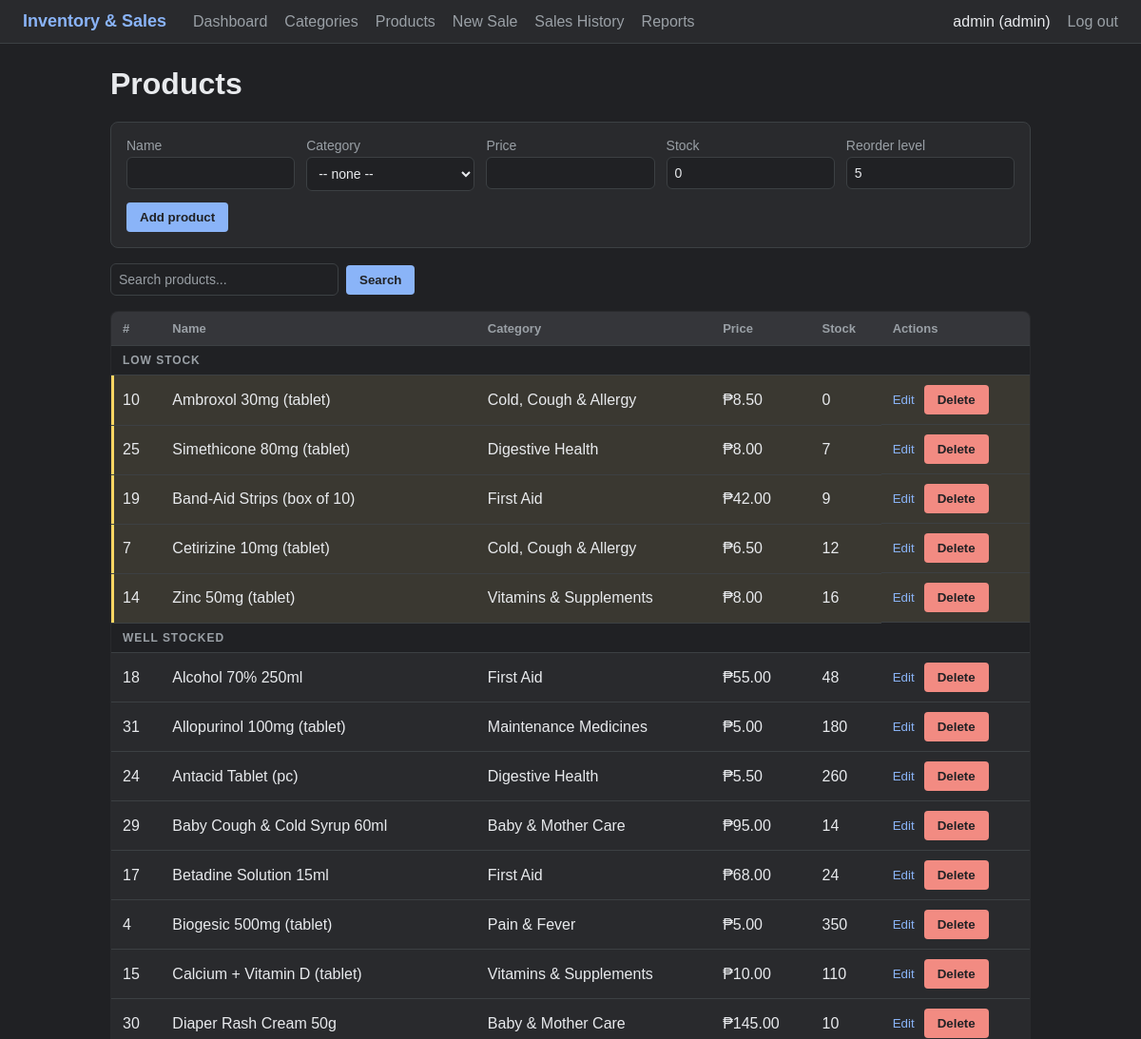
The app's page /pages/products.php (signed in, upper part), older data.
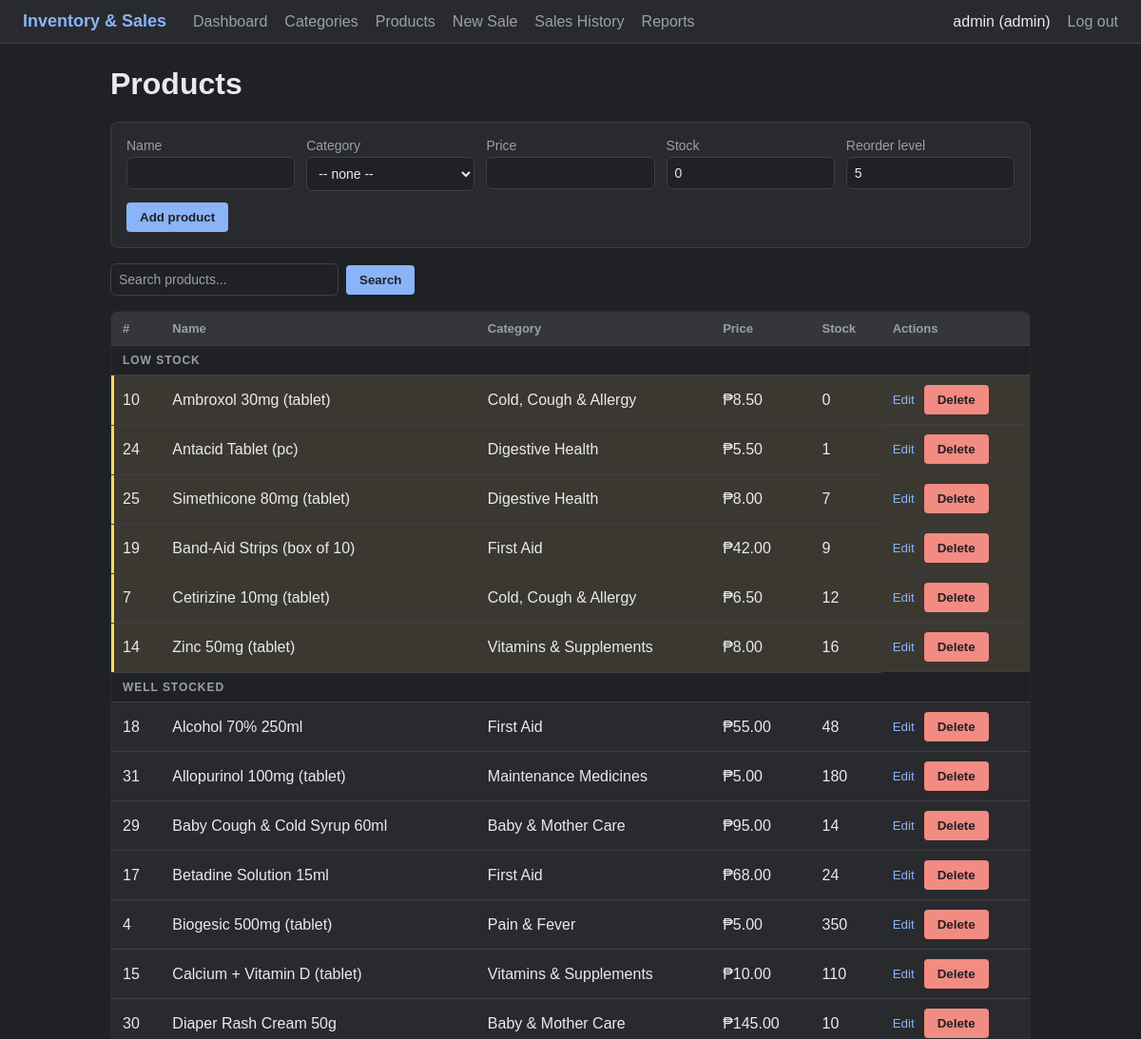
The same page, newer data.
### tables this page shows
CREATE TABLE `products` (
  `id` int(11) NOT NULL,
  `category_id` int(11) DEFAULT NULL,
  `name` varchar(150) NOT NULL,
  `price` decimal(10,2) NOT NULL,
  `stock` int(11) DEFAULT 0,
  `reorder_level` int(11) DEFAULT 5,
  `is_active` tinyint(1) NOT NULL DEFAULT 1
);

CREATE TABLE `categories` (
  `id` int(11) NOT NULL,
  `name` varchar(100) NOT NULL,
  `is_active` tinyint(1) NOT NULL DEFAULT 1
);

### includes/auth.php (called while the page is built, shortened)
<?php
function is_admin() {
    return ($_SESSION['role'] ?? '') === 'admin';
}
?>

### pages/products.php (the view, shortened to what this page needs)
<?php
require '../includes/auth.php';
require '../includes/db.php';
$admin = is_admin();
$q    = trim($_GET['q'] ?? '');
$like = "%$q%";
$stmt = $conn->prepare(
    "SELECT p.*, c.name AS category FROM products p
     LEFT JOIN categories c ON c.id = p.category_id
     WHERE p.is_active = 1 AND p.name LIKE ?
     ORDER BY (p.stock <= p.reorder_level) DESC,
              CASE WHEN p.stock <= p.reorder_level THEN p.stock END ASC,
              p.name"
);
$stmt->bind_param("s", $like);
$stmt->execute();
$rows = $stmt->get_result();
require '../includes/header.php';
?>
<h1>Products</h1>
<?php if ($admin): ?>
<form method="POST" class="grid-form">
    <label>Name
        <input type="text" name="name" required>
    </label>
    <label>Category
        <select name="category_id">
            <option value="0">-- none --</option>
        </select>
    </label>
    <label>Price
        <input type="number" name="price" step="0.01" min="0" required>
    </label>
    <label>Stock
        <input type="number" name="stock" min="0" required value="0">
    </label>
    <label>Reorder level
        <input type="number" name="reorder_level" min="0" required value="5">
    </label>
    <div class="form-buttons">
        <button type="submit">Add product</button>
    </div>
</form>
<?php endif; ?>
<form method="GET" class="inline-form">
    <input type="text" name="q" placeholder="Search products..." value="<?= htmlspecialchars($q) ?>">
    <button type="submit">Search</button>
</form>
<table>
    <tr><th>#</th><th>Name</th><th>Category</th><th>Price</th><th>Stock</th><?php if ($admin): ?><th>Actions</th><?php endif; ?></tr>
    <?php $section = null; while ($r = $rows->fetch_assoc()):
        $isLow = $r['stock'] <= $r['reorder_level'];
        if ($section !== $isLow): $section = $isLow; ?>
        <tr class="section-row"><td colspan="<?= $admin ? 6 : 5 ?>"><?= $isLow ? 'Low stock' : 'Well stocked' ?></td></tr>
    <?php endif; ?>
        <tr class="<?= $isLow ? 'low' : '' ?>">
            <td><?= (int)$r['id'] ?></td>
            <td><?= htmlspecialchars($r['name']) ?></td>
            <td><?= htmlspecialchars($r['category'] ?? '-') ?></td>
            <td>&#8369;<?= number_format($r['price'], 2) ?></td>
            <td><?= (int)$r['stock'] ?></td>
            <?php if ($admin): ?>
            <td class="actions">
                <button type="button" class="link-button edit-btn"
                        data-id="<?= (int)$r['id'] ?>"
                        data-name="<?= htmlspecialchars($r['name']) ?>"
                        data-category-id="<?= (int)($r['category_id'] ?? 0) ?>"
                        data-price="<?= htmlspecialchars($r['price']) ?>"
                        data-stock="<?= (int)$r['stock'] ?>"
                        data-reorder="<?= (int)$r['reorder_level'] ?>">Edit</button>
                <form method="POST" onsubmit="return confirm('Delete this product?');">
                    <button type="submit" class="danger">Delete</button>
                </form>
            </td>
            <?php endif; ?>
        </tr>
    <?php endwhile; ?>
</table>
<?php require '../includes/footer.php'; ?>

Row changes from the older to the newer data that the page shows:
changed products "Antacid Tablet (pc)": stock "260" → "1"; moves up the list
